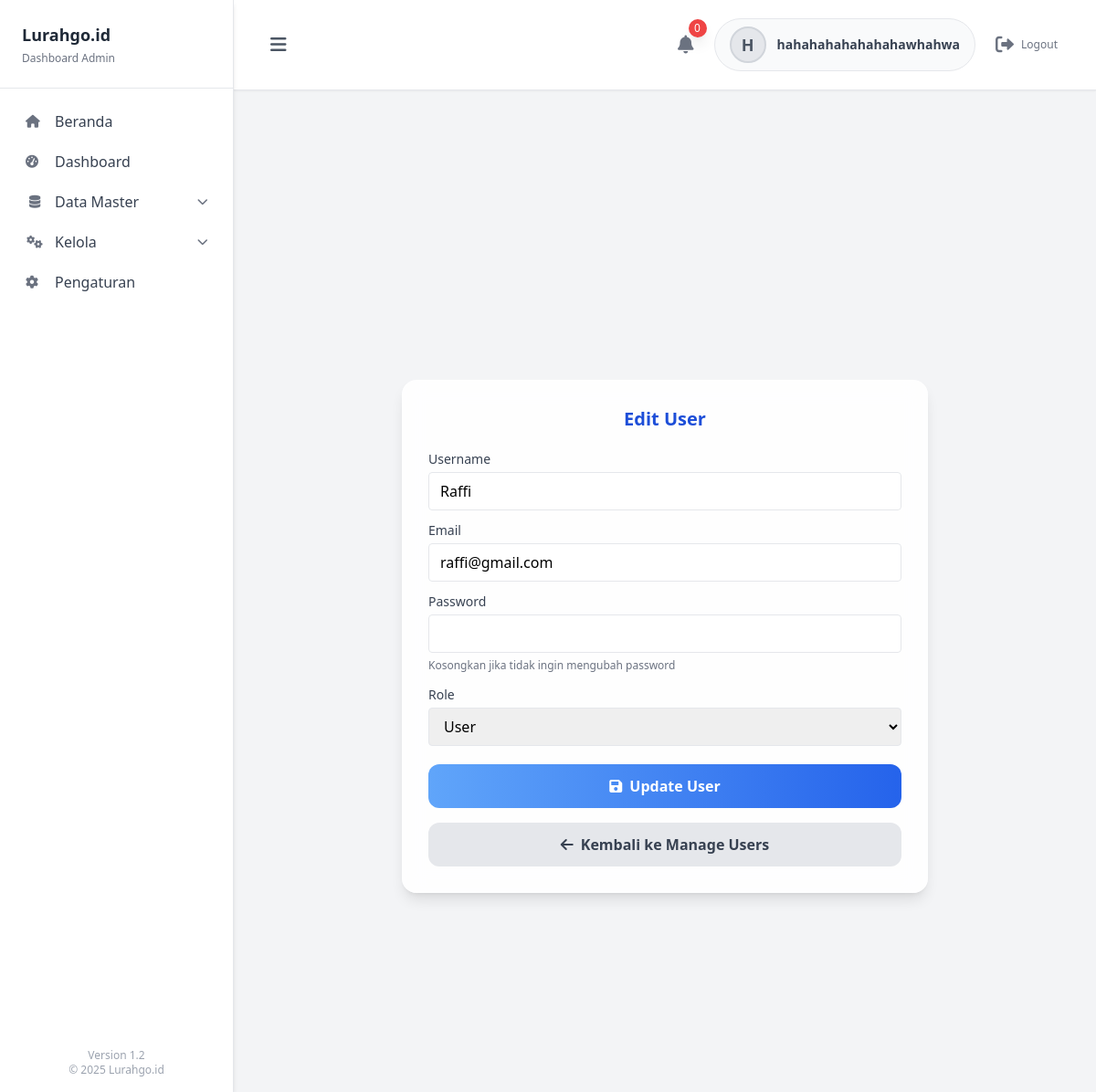
Page /pages/admin/Users/edit_user.php?id=18 (signed in) on the committed database.
### tables this page shows
CREATE TABLE IF NOT EXISTS `users` (
  `id` int NOT NULL AUTO_INCREMENT,
  `username` varchar(50) NOT NULL,
  `email` varchar(100) NOT NULL,
  `password` varchar(255) NOT NULL,
  `role` enum('admin','ketua','user') DEFAULT 'user',
  `status` enum('aktif','tidak aktif') DEFAULT 'aktif',
  `created_at` timestamp NULL DEFAULT CURRENT_TIMESTAMP,
  `profile_photo` varchar(255) DEFAULT NULL,
  PRIMARY KEY (`id`),
  UNIQUE KEY `username` (`username`),
  UNIQUE KEY `email` (`email`)
);

### pages/admin/Users/edit_user.php (the view, shortened to what this page needs)
<?php
include '../../../layouts/admin/header.php';
include '../../../layouts/admin/sidebar.php';
if (isset($_GET['id'])) {
    $user_id = (int)$_GET['id'];
    $stmt = mysqli_prepare($conn, "SELECT * FROM users WHERE id = ?");
    mysqli_stmt_bind_param($stmt, "i", $user_id);
    mysqli_stmt_execute($stmt);
    $result = mysqli_stmt_get_result($stmt);
    $user = mysqli_fetch_assoc($result);
}
?>
<!DOCTYPE html>
<html lang="id">
<head>
    <script src="https://cdn.tailwindcss.com"></script>
</head>
<body class="min-h-screen bg-blue-900">
<div class="ml-64 min-h-screen flex items-center justify-center p-8">
    <div class="max-w-xl w-full bg-white/90 backdrop-blur-md rounded-2xl shadow-lg p-7 border border-white/20 hover:shadow-2xl hover:bg-white/95 transition-all duration-300">
        <h2 class="text-xl font-semibold mb-5 text-center text-blue-700">
            Edit User
        </h2>
        <form method="POST">
            <div class="mb-3">
                <label class="block text-sm text-gray-700 mb-1">Username</label>
                <input type="text" name="username" value="<?php echo $user['username']; ?>"
                    class="w-full px-3 py-2 border rounded focus:outline-none focus:border-blue-500"
                    required>
            </div>
            <div class="mb-3">
                <label class="block text-sm text-gray-700 mb-1">Email</label>
                <input type="email" name="email" value="<?php echo $user['email']; ?>"
                    class="w-full px-3 py-2 border rounded focus:outline-none focus:border-blue-500"
                    required>
            </div>
            <div class="mb-3">
                <label class="block text-sm text-gray-700 mb-1">Password</label>
                <input type="password" name="password"
                    class="w-full px-3 py-2 border rounded focus:outline-none focus:border-blue-500">
                <small class="text-gray-500 text-xs">
                    Kosongkan jika tidak ingin mengubah password
                </small>
            </div>
            <div class="mb-5">
                <label class="block text-sm text-gray-700 mb-1">Role</label>
                <select name="role"
                    class="w-full px-3 py-2 border rounded focus:outline-none focus:border-blue-500">
                    <option value="user" <?php if ($user['role'] == 'user') echo 'selected'; ?>>User</option>
                </select>
            </div>
            <button type="submit" name="update_user"
                class="w-full py-3 rounded-xl font-semibold text-white bg-gradient-to-r from-blue-400 to-blue-600 hover:scale-105 transition-all duration-300">
                <i class="fas fa-save mr-2"></i>Update User
            </button>
        </form>
        <a href="manage_users"
            class="block text-center mt-4 py-3 rounded-xl font-semibold text-gray-700 bg-gray-200 hover:bg-gray-300 hover:scale-105 transition-all duration-300">
            <i class="fas fa-arrow-left mr-2"></i>Kembali ke Manage Users
        </a>
    </div>
</div>
</body>

### rows in the picture
users: username "Raffi", email "raffi@gmail.com", role "User"

### other values in the picture
substr($_SESSION['username'] ?? 'U', 0, 1) "H"
$_SESSION['username'] "hahahahahahahahawhahwa"
